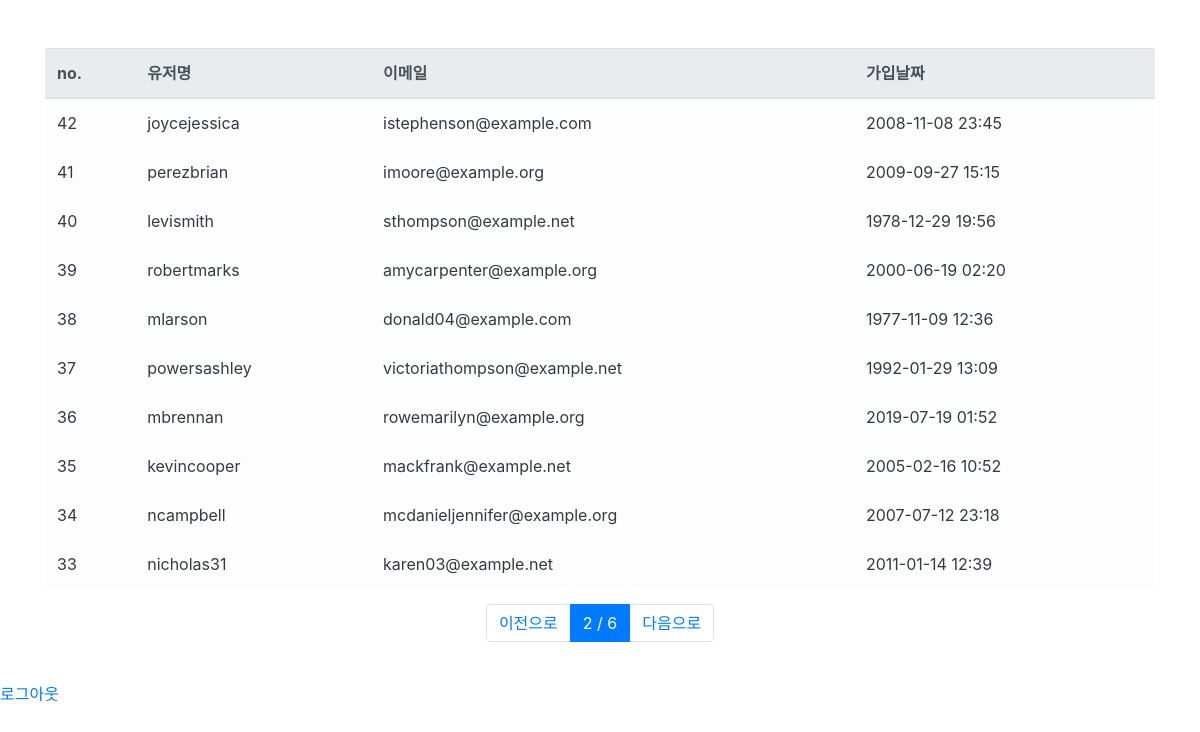
The app's page /users/?page=2 (signed in) with its own data.
### user/models.py (models this page shows, shortened)
class User(AbstractUser):
    register_date = models.DateTimeField(auto_now_add=True, verbose_name="등록날짜")
    class Meta:
        verbose_name = "사용자"
        verbose_name_plural = "사용자"

### user/views.py (the view)
# urls.py: path("users/", user_list_view, name="user_list"),
def user_list_view(request):
    cur_user = request.user
    if cur_user.is_authenticated:
        page = int(request.GET.get("page", 1))
        users = User.objects.all().order_by("-id")
        paginator = Paginator(users, 10)
        users = paginator.get_page(page)
        return render(request, "users.html", {"users": users})
    else:
        return HttpResponseRedirect("/login")

### templates/users.html (shortened to what this page needs)
{% extends "base.html" %}
{% block content %}
  <div class="container">
<div class="row mt-5">
  <div class="col-12">
    <table class="table table-light">
      <thead class="thead-light">
        <tr>
          <th scope="col">no.</th>
          <th scope="col">유저명</th>
          <th scope="col">이메일</th>
          <th scope="col">가입날짜</th>
        </tr>
      </thead>
      <tbody class="text-dark">
        {% for user in users %}
        <tr>
          <td scope="row">{{ user.id }}</td>
          <td>{{ user.username }}</td>
          <td>{{ user.email }}</td>
          <td>{{ user.register_date|date:'Y-m-d H:i' }}</td>
        </tr>
        {% endfor %}
      </tbody>
    </table>
  </div>
</div>
<nav>
  <ul class="pagination justify-content-center">
    {% if users.has_previous %}
    <li class="page-item">
      <a class="page-link" href="?page={{ users.previous_page_number }}">이전으로</a>
    </li>
    {% else %}
    <li class="page-item disabled">
      <a class="page-link" href="#">이전으로</a>
    </li>
    {% endif %}
    <li class="page-item active">
      <a class="page-link" href="#">{{ users.number}} / {{ users.paginator.num_pages }}</a>
    </li>
    {% if users.has_next %}
    <li class="page-item">
      <a class="page-link" href="?page={{ users.next_page_number }}">다음으로</a>
    {% else %}
    <li class="page-item disabled">
      <a class="page-link disabled" href="#">다음으로</a>
    {% endif %}
    </li>
  </ul>
</nav>
  </div>
{% endblock %}

### records on screen
User: id "42", username "joycejessica", email "istephenson@example.com", register_date "2008-11-08 23:45"
User: id "41", username "perezbrian", email "imoore@example.org", register_date "2009-09-27 15:15"
User: id "40", username "levismith", email "sthompson@example.net", register_date "1978-12-29 19:56"
User: id "39", username "robertmarks", email "amycarpenter@example.org", register_date "2000-06-19 02:20"
User: id "38", username "mlarson", email "donald04@example.com", register_date "1977-11-09 12:36"
User: id "37", username "powersashley", email "victoriathompson@example.net", register_date "1992-01-29 13:09"
User: id "36", username "mbrennan", email "rowemarilyn@example.org", register_date "2019-07-19 01:52"
User: id "35", username "kevincooper", email "mackfrank@example.net", register_date "2005-02-16 10:52"
User: id "34", username "ncampbell", email "mcdanieljennifer@example.org", register_date "2007-07-12 23:18"
User: id "33", username "nicholas31", email "karen03@example.net", register_date "2011-01-14 12:39"

### other values on screen
{{ users.number }} "2"
{{ users.paginator.num_pages }} "6"
